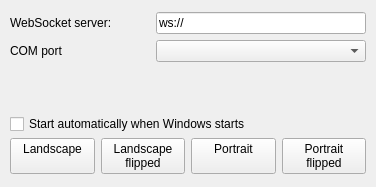
<?xml version="1.0" encoding="UTF-8"?>
<ui version="4.0">
 <class>MainWindow</class>
 <widget class="QMainWindow" name="MainWindow">
  <property name="geometry">
   <rect>
    <x>0</x>
    <y>0</y>
    <width>376</width>
    <height>187</height>
   </rect>
  </property>
  <property name="windowTitle">
   <string>disorient</string>
  </property>
  <widget class="QWidget" name="centralWidget">
   <widget class="QWidget" name="verticalLayoutWidget">
    <property name="geometry">
     <rect>
      <x>5</x>
      <y>5</y>
      <width>366</width>
      <height>176</height>
     </rect>
    </property>
    <layout class="QVBoxLayout" name="verticalLayout" stretch="2,2,2,0,2">
     <property name="spacing">
      <number>2</number>
     </property>
     <property name="leftMargin">
      <number>5</number>
     </property>
     <property name="topMargin">
      <number>5</number>
     </property>
     <property name="rightMargin">
      <number>5</number>
     </property>
     <property name="bottomMargin">
      <number>5</number>
     </property>
     <item>
      <layout class="QHBoxLayout" name="horizontalLayout_3" stretch="2,3">
       <property name="leftMargin">
        <number>0</number>
       </property>
       <property name="topMargin">
        <number>2</number>
       </property>
       <property name="rightMargin">
        <number>0</number>
       </property>
       <property name="bottomMargin">
        <number>2</number>
       </property>
       <item>
        <widget class="QLabel" name="label">
         <property name="text">
          <string>WebSocket server:</string>
         </property>
        </widget>
       </item>
       <item>
        <widget class="QLineEdit" name="lineEditWebSocketAddr">
         <property name="text">
          <string>ws://</string>
         </property>
        </widget>
       </item>
      </layout>
     </item>
     <item>
      <layout class="QHBoxLayout" name="horizontalLayout_2" stretch="2,3">
       <property name="leftMargin">
        <number>0</number>
       </property>
       <property name="topMargin">
        <number>2</number>
       </property>
       <property name="rightMargin">
        <number>0</number>
       </property>
       <property name="bottomMargin">
        <number>2</number>
       </property>
       <item>
        <widget class="QLabel" name="label_2">
         <property name="text">
          <string>COM port</string>
         </property>
        </widget>
       </item>
       <item>
        <widget class="QComboBox" name="comboBoxCOM">
         <property name="currentText">
          <string/>
         </property>
        </widget>
       </item>
      </layout>
     </item>
     <item>
      <spacer name="verticalSpacer">
       <property name="orientation">
        <enum>Qt::Vertical</enum>
       </property>
       <property name="sizeHint" stdset="0">
        <size>
         <width>20</width>
         <height>30</height>
        </size>
       </property>
      </spacer>
     </item>
     <item>
      <layout class="QHBoxLayout" name="horizontalLayout_4">
       <item>
        <widget class="QCheckBox" name="checkBoxAutostart">
         <property name="text">
          <string>Start automatically when Windows starts </string>
         </property>
        </widget>
       </item>
      </layout>
     </item>
     <item>
      <layout class="QHBoxLayout" name="horizontalLayout">
       <property name="leftMargin">
        <number>0</number>
       </property>
       <property name="topMargin">
        <number>2</number>
       </property>
       <property name="rightMargin">
        <number>0</number>
       </property>
       <property name="bottomMargin">
        <number>2</number>
       </property>
       <item>
        <widget class="QPushButton" name="pbToLandscape">
         <property name="text">
          <string>Landscape
</string>
         </property>
        </widget>
       </item>
       <item>
        <widget class="QPushButton" name="pbToLandscapeFlipped">
         <property name="text">
          <string>Landscape
flipped</string>
         </property>
        </widget>
       </item>
       <item>
        <widget class="QPushButton" name="pbToPortrait">
         <property name="text">
          <string>Portrait
</string>
         </property>
        </widget>
       </item>
       <item>
        <widget class="QPushButton" name="pbToPortraitFlipped">
         <property name="text">
          <string>Portrait
flipped</string>
         </property>
        </widget>
       </item>
      </layout>
     </item>
    </layout>
   </widget>
  </widget>
 </widget>
 <layoutdefault spacing="6" margin="11"/>
 <resources/>
 <connections/>
</ui>
